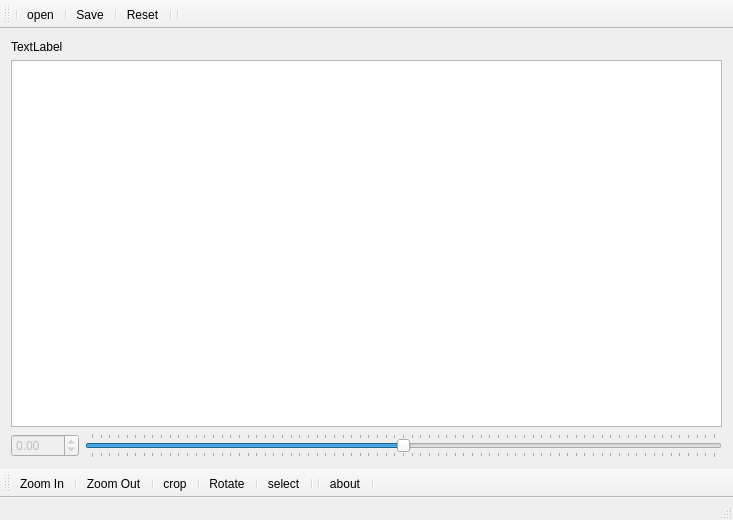
<?xml version="1.0" encoding="UTF-8"?>
<ui version="4.0">
 <class>MainWindow</class>
 <widget class="QMainWindow" name="MainWindow">
  <property name="geometry">
   <rect>
    <x>0</x>
    <y>0</y>
    <width>733</width>
    <height>520</height>
   </rect>
  </property>
  <property name="windowTitle">
   <string>MainWindow</string>
  </property>
  <widget class="QWidget" name="centralWidget">
   <layout class="QVBoxLayout" name="verticalLayout">
    <item>
     <widget class="QLabel" name="label">
      <property name="text">
       <string>TextLabel</string>
      </property>
     </widget>
    </item>
    <item>
     <widget class="QGraphicsViewn" name="graphicsView">
      <property name="enabled">
       <bool>true</bool>
      </property>
     </widget>
    </item>
    <item>
     <layout class="QHBoxLayout" name="horizontalLayout">
      <item>
       <widget class="QDoubleSpinBox" name="angleSpinBox">
        <property name="enabled">
         <bool>false</bool>
        </property>
        <property name="minimum">
         <double>-180.000000000000000</double>
        </property>
        <property name="maximum">
         <double>180.000000000000000</double>
        </property>
       </widget>
      </item>
      <item>
       <widget class="QSlider" name="rotateSlider">
        <property name="cursor">
         <cursorShape>PointingHandCursor</cursorShape>
        </property>
        <property name="layoutDirection">
         <enum>Qt::LeftToRight</enum>
        </property>
        <property name="autoFillBackground">
         <bool>false</bool>
        </property>
        <property name="minimum">
         <number>-180</number>
        </property>
        <property name="maximum">
         <number>180</number>
        </property>
        <property name="tracking">
         <bool>true</bool>
        </property>
        <property name="orientation">
         <enum>Qt::Horizontal</enum>
        </property>
        <property name="invertedAppearance">
         <bool>false</bool>
        </property>
        <property name="invertedControls">
         <bool>false</bool>
        </property>
        <property name="tickPosition">
         <enum>QSlider::TicksBothSides</enum>
        </property>
        <property name="tickInterval">
         <number>5</number>
        </property>
       </widget>
      </item>
     </layout>
    </item>
   </layout>
  </widget>
  <widget class="QStatusBar" name="statusBar"/>
  <widget class="QToolBar" name="toolBar">
   <property name="windowTitle">
    <string>toolBar</string>
   </property>
   <property name="toolButtonStyle">
    <enum>Qt::ToolButtonTextUnderIcon</enum>
   </property>
   <attribute name="toolBarArea">
    <enum>TopToolBarArea</enum>
   </attribute>
   <attribute name="toolBarBreak">
    <bool>false</bool>
   </attribute>
   <addaction name="separator"/>
   <addaction name="actionopen"/>
   <addaction name="separator"/>
   <addaction name="actionsave"/>
   <addaction name="separator"/>
   <addaction name="actionReset"/>
   <addaction name="separator"/>
   <addaction name="separator"/>
  </widget>
  <widget class="QToolBar" name="Edit_Toolbar">
   <property name="windowTitle">
    <string>toolBar_2</string>
   </property>
   <property name="styleSheet">
    <string notr="true"/>
   </property>
   <property name="toolButtonStyle">
    <enum>Qt::ToolButtonTextUnderIcon</enum>
   </property>
   <attribute name="toolBarArea">
    <enum>BottomToolBarArea</enum>
   </attribute>
   <attribute name="toolBarBreak">
    <bool>false</bool>
   </attribute>
   <addaction name="actionZoom_In"/>
   <addaction name="separator"/>
   <addaction name="actionZoom_Out"/>
   <addaction name="separator"/>
   <addaction name="actioncrop"/>
   <addaction name="separator"/>
   <addaction name="actionrotate"/>
   <addaction name="separator"/>
   <addaction name="actionselect"/>
   <addaction name="separator"/>
   <addaction name="separator"/>
   <addaction name="actionabout"/>
   <addaction name="separator"/>
  </widget>
  <action name="actionsave">
   <property name="icon">
    <iconset resource="res/images.qrc">
     <normaloff>:/save.png</normaloff>:/save.png</iconset>
   </property>
   <property name="text">
    <string>Save</string>
   </property>
   <property name="toolTip">
    <string>save</string>
   </property>
   <property name="shortcut">
    <string>Ctrl+S</string>
   </property>
  </action>
  <action name="actionReset">
   <property name="icon">
    <iconset resource="res/images.qrc">
     <normaloff>:/reset.png</normaloff>:/reset.png</iconset>
   </property>
   <property name="text">
    <string>Reset</string>
   </property>
   <property name="toolTip">
    <string>Reset Image</string>
   </property>
   <property name="shortcut">
    <string>Ctrl+Shift+R</string>
   </property>
  </action>
  <action name="actionZoom_In">
   <property name="icon">
    <iconset resource="res/images.qrc">
     <normaloff>:/zoomIn.png</normaloff>:/zoomIn.png</iconset>
   </property>
   <property name="text">
    <string>Zoom In</string>
   </property>
   <property name="toolTip">
    <string>Zoom In</string>
   </property>
   <property name="shortcut">
    <string>Ctrl+Shift+=</string>
   </property>
  </action>
  <action name="actionZoom_Out">
   <property name="icon">
    <iconset resource="res/images.qrc">
     <normaloff>:/zoomOut.png</normaloff>:/zoomOut.png</iconset>
   </property>
   <property name="text">
    <string>Zoom Out</string>
   </property>
   <property name="toolTip">
    <string>Zoom Out</string>
   </property>
   <property name="shortcut">
    <string>Ctrl+Shift+-</string>
   </property>
  </action>
  <action name="actioncrop">
   <property name="icon">
    <iconset resource="res/images.qrc">
     <normaloff>:/crop.png</normaloff>:/crop.png</iconset>
   </property>
   <property name="text">
    <string>crop</string>
   </property>
   <property name="toolTip">
    <string>crop</string>
   </property>
   <property name="shortcut">
    <string>Ctrl+Shift+C</string>
   </property>
  </action>
  <action name="actionopen">
   <property name="icon">
    <iconset resource="res/images.qrc">
     <normaloff>:/open.png</normaloff>:/open.png</iconset>
   </property>
   <property name="text">
    <string>open</string>
   </property>
   <property name="toolTip">
    <string>open</string>
   </property>
   <property name="shortcut">
    <string>Ctrl+O</string>
   </property>
  </action>
  <action name="actionselect">
   <property name="icon">
    <iconset resource="res/images.qrc">
     <normaloff>:/select.png</normaloff>:/select.png</iconset>
   </property>
   <property name="text">
    <string>select</string>
   </property>
   <property name="toolTip">
    <string>select</string>
   </property>
   <property name="shortcut">
    <string>Ctrl+S</string>
   </property>
  </action>
  <action name="actionabout">
   <property name="icon">
    <iconset resource="res/images.qrc">
     <normaloff>:/about.png</normaloff>:/about.png</iconset>
   </property>
   <property name="text">
    <string>about</string>
   </property>
   <property name="toolTip">
    <string>About</string>
   </property>
   <property name="shortcut">
    <string>Ctrl+A</string>
   </property>
  </action>
  <action name="actionrotate">
   <property name="icon">
    <iconset resource="res/images.qrc">
     <normaloff>:/rotate.png</normaloff>:/rotate.png</iconset>
   </property>
   <property name="text">
    <string>Rotate</string>
   </property>
   <property name="toolTip">
    <string>rotate</string>
   </property>
   <property name="shortcut">
    <string>Ctrl+R</string>
   </property>
   <property name="iconVisibleInMenu">
    <bool>false</bool>
   </property>
  </action>
 </widget>
 <layoutdefault spacing="6" margin="11"/>
 <customwidgets>
  <customwidget>
   <class>QGraphicsViewn</class>
   <extends>QGraphicsView</extends>
   <header location="global">qgraphicsviewn.h</header>
  </customwidget>
 </customwidgets>
 <resources>
  <include location="res/images.qrc"/>
 </resources>
 <connections/>
</ui>
